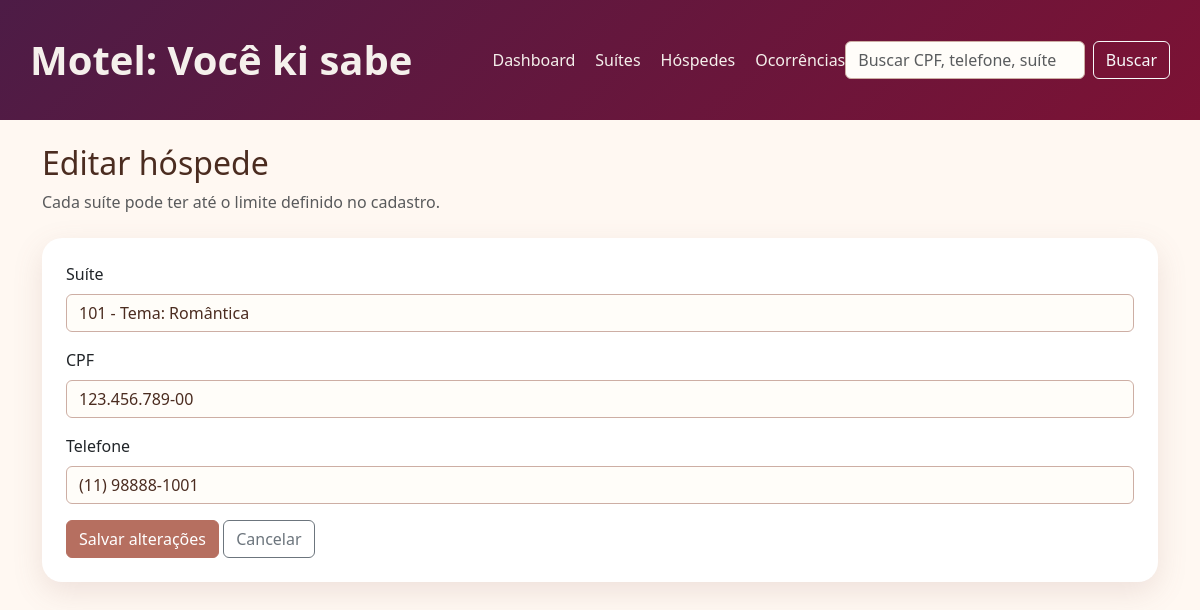
The app's page /index.php?page=hospedes&action=edit&id=1 with its own data.
### tables this page shows
CREATE TABLE IF NOT EXISTS moradores (
    id INT AUTO_INCREMENT PRIMARY KEY,
    apartamento_id INT NOT NULL,
    cpf VARCHAR(14) NOT NULL,
    telefone VARCHAR(20) NOT NULL,
    created_at TIMESTAMP DEFAULT CURRENT_TIMESTAMP,
    CONSTRAINT fk_morador_apartamento
        FOREIGN KEY (apartamento_id)
        REFERENCES apartamentos(id)
        ON DELETE RESTRICT
        ON UPDATE CASCADE
);

CREATE TABLE IF NOT EXISTS apartamentos (
    id INT AUTO_INCREMENT PRIMARY KEY,
    numero VARCHAR(10) NOT NULL,
    bloco_andar VARCHAR(30) NOT NULL,
    categoria VARCHAR(50) DEFAULT 'Suíte Romântica',
    limite_hospedes INT NOT NULL DEFAULT 2,
    status ENUM('Disponivel', 'Ocupado') DEFAULT 'Disponivel',
    created_at TIMESTAMP DEFAULT CURRENT_TIMESTAMP
);

### controllers/HospedeController.php (called while the page is built, shortened)
<?php
require_once __DIR__ . '/../models/Hospede.php';
require_once __DIR__ . '/../models/Apartamento.php';
class HospedeController
{
    private Hospede $model;
    private Apartamento $apartamentoModel;
    public function __construct()
    {
        $this->model = new Hospede();
        $this->apartamentoModel = new Apartamento();
    }
    public function edit(): void
    {
        $suites = $this->apartamentoModel->all();
        $id = (int)($_GET['id'] ?? 0);
        $hospede = $this->model->find($id);
        require __DIR__ . '/../views/hospedes/form.php';
    }
}

### index.php (called while the page is built, shortened)
<?php
require_once __DIR__ . '/config/database.php';
require_once __DIR__ . '/models/Apartamento.php';
require_once __DIR__ . '/models/Hospede.php';
require_once __DIR__ . '/controllers/HospedeController.php';
require_once __DIR__ . '/controllers/BuscaController.php';
$page = $_GET['page'] ?? 'dashboard';
$action = $_GET['action'] ?? 'index';
switch ($page) {
    case 'hospedes':
        $controller = new HospedeController();
        break;
}
$method = $action;
$controller->{$method}();

### config/database.php (called while the page is built)
<?php
class Database
{
    private static ?PDO $connection = null;
    public static function connect(): PDO
    {
        if (self::$connection === null) {
            $host = '127.0.0.1';
            $db = 'db_suite_romantica';
            $user = 'root';
            $pass = '';
            $charset = 'utf8mb4';
            $dsn = "mysql:host={$host};dbname={$db};charset={$charset}";
            $options = [
                PDO::ATTR_ERRMODE => PDO::ERRMODE_EXCEPTION,
                PDO::ATTR_DEFAULT_FETCH_MODE => PDO::FETCH_ASSOC,
                PDO::ATTR_EMULATE_PREPARES => false,
            ];
            self::$connection = new PDO($dsn, $user, $pass, $options);
        }
        return self::$connection;
    }
}

### models/BaseModel.php (called while the page is built, shortened)
<?php
require_once __DIR__ . '/../config/database.php';
class BaseModel
{
    public function __construct()
    {
        $this->db = Database::connect();
    }
}

### models/Apartamento.php (called while the page is built, shortened)
<?php
require_once __DIR__ . '/BaseModel.php';
class Apartamento extends BaseModel
{
    public function all(): array
    {
        $stmt = $this->db->query('SELECT * FROM apartamentos ORDER BY numero ASC');
        return $stmt->fetchAll();
    }
}

### models/Hospede.php (called while the page is built, shortened)
<?php
require_once __DIR__ . '/BaseModel.php';
class Hospede extends BaseModel
{
    public function find(int $id): ?array
    {
        $stmt = $this->db->prepare('SELECT * FROM moradores WHERE id = :id');
        $stmt->execute(['id' => $id]);
        return $stmt->fetch() ?: null;
    }
}

### views/hospedes/form.php (the view, shortened to what this page needs)
<?php require __DIR__ . '/../layout/header.php'; ?>
<div class="mb-4">
    <h2><?php echo isset($hospede) ? 'Editar hóspede' : 'Novo hóspede'; ?></h2>
    <p class="text-muted">Cada suíte pode ter até o limite definido no cadastro.</p>
</div>
<div class="card p-4">
    <form method="post">
        <div class="mb-3">
            <label class="form-label">Suíte</label>
            <select name="apartamento_id" class="form-select" required>
                <?php foreach ($suites as $suite): ?>
                    <option value="<?php echo $suite['id']; ?>" <?php echo (isset($hospede['apartamento_id']) ? $hospede['apartamento_id'] : '') == $suite['id'] ? 'selected' : ''; ?>>
                        <?php echo htmlspecialchars($suite['numero'] . ' - ' . $suite['categoria']); ?>
                    </option>
                <?php endforeach; ?>
            </select>
        </div>
        <div class="mb-3">
            <label class="form-label">CPF</label>
            <input maxlength="14" type="text" name="cpf" class="form-control" required value="<?php echo htmlspecialchars($hospede['cpf'] ?? '') ; ?>">
        </div>
        <div class="mb-3">
            <label class="form-label">Telefone</label>
            <input maxlength="15" type="text" name="telefone" class="form-control" required value="<?php echo htmlspecialchars($hospede['telefone'] ?? ''); ?>">
        </div>
        <button type="submit" class="btn btn-primary"><?php echo isset($hospede) ? 'Salvar alterações' : 'Cadastrar hóspede'; ?></button>
        <a href="index.php?page=hospedes" class="btn btn-outline-secondary">Cancelar</a>
    </form>
</div>
<?php require __DIR__ . '/../layout/footer.php'; ?>

### views/layout/header.php (style rules this page uses)
body { background: #fff8f2; color: #4b2c20; }
.navbar-brand, .nav-link, .form-control, .form-select { color: #f5f0ec !important; }
.form-control, .form-select { background: #fffdf9; color: #4b2c20 !important; border: 1px solid #cdaea4; }
.card { border: 0; border-radius: 20px; box-shadow: 0 10px 30px rgba(139,94,90,0.15); }
.btn-primary { background: #b66f60; border-color: #b66f60; }

### records on screen
moradores: apartamento_id "101 - Tema: Romântica", cpf "123.456.789-00", telefone "(11) 98888-1001"
